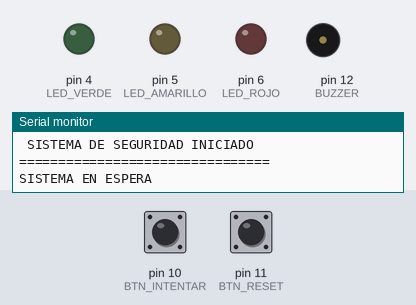
Bench run of a sketch on a simulated Arduino Uno, built with avr-gcc and run on an emulated ATmega328P. On the bench: output pins drawn as LEDs (lit = HIGH), buzzer (waves = sounding), the last lines printed to the serial monitor. The inputs (shaded band) are chosen by the test bench; at power-on: pin 10 (BTN_INTENTAR) HIGH, pin 11 (BTN_RESET) HIGH.

Above: at 1.2 s.
1.3 s: pin 10 (BTN_INTENTAR) pulled LOW for 0.15 s
At 2.5 s:
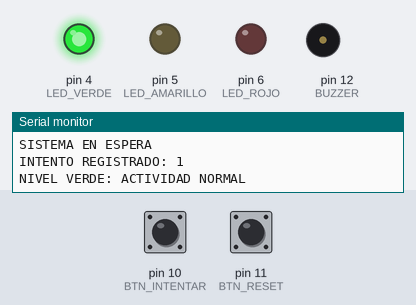
2.9 s: pin 11 (BTN_RESET) pulled LOW for 0.15 s
At 4.1 s:
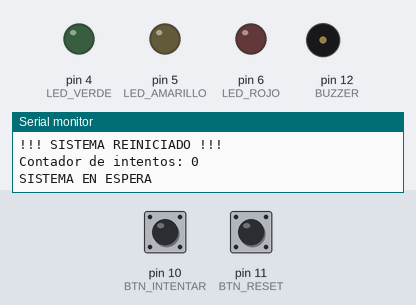
4.5 s: pin 10 (BTN_INTENTAR) pulled LOW for 1 s
At 5.0 s:
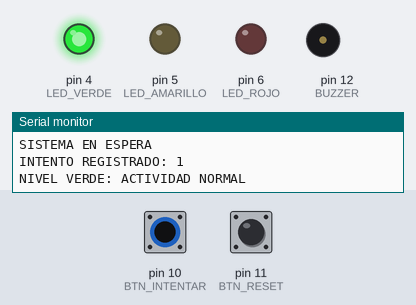
7.0 s: pin 11 (BTN_RESET) pulled LOW for 1 s
At 8.4 s:
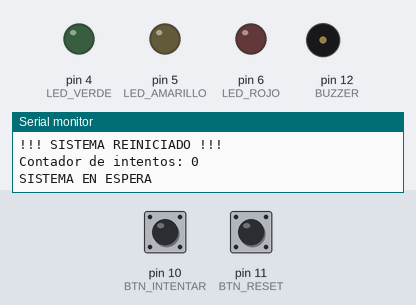
9.5 s: pin 10 (BTN_INTENTAR) pulsed LOW 5 times (0.12 s each, 0.3 s apart)
At 10.7 s:
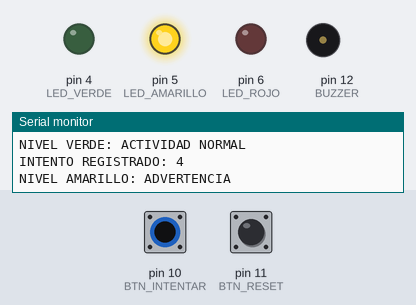
12.5 s: pin 10 (BTN_INTENTAR) pulsed LOW 2 times (0.12 s each, 0.3 s apart)
At 14.3 s:
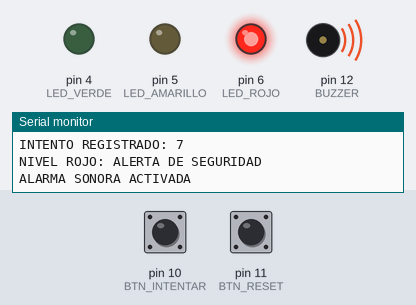
Timing chart, 0 to 15.6 s (numbered marks = the images above; inputs shaded):
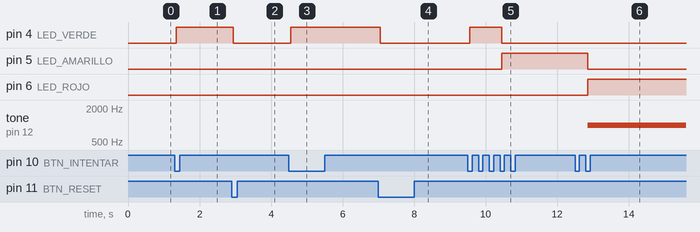

The sketch:

program.ino
```cpp
const int LED_VERDE = 4;
const int LED_AMARILLO = 5;
const int LED_ROJO = 6;

const int BTN_INTENTAR = 10;
const int BTN_RESET = 11;

const int BUZZER = 12;

int intentos = 0;

const int LIMITE_VERDE = 3;
const int LIMITE_AMARILLO = 6;
const int LIMITE_ROJO = 7;

// Variables para antirrebote
int estadoIntentar = HIGH;
int lecturaIntentar = HIGH;
unsigned long tiempoIntentar = 0;

int estadoReset = HIGH;
int lecturaReset = HIGH;
unsigned long tiempoReset = 0;

const unsigned long DEBOUNCE = 50;

// Detectar una pulsación
bool detectarPulsacion(
  int pin,
  int &estadoEstable,
  int &ultimaLectura,
  unsigned long &ultimoCambio
) {
  int lectura = digitalRead(pin);

  if (lectura != ultimaLectura) {
    ultimoCambio = millis();
    ultimaLectura = lectura;
  }

  if (millis() - ultimoCambio >= DEBOUNCE) {
    if (lectura != estadoEstable) {
      estadoEstable = lectura;

      if (estadoEstable == LOW) {
        return true;
      }
    }
  }

  return false;
}

// Actualizar LED y buzzer

void actualizarSistema() {
  // Apagar todas las salidas
  digitalWrite(LED_VERDE, LOW);
  digitalWrite(LED_AMARILLO, LOW);
  digitalWrite(LED_ROJO, LOW);

  noTone(BUZZER);

  if (intentos >= 1 && intentos <= 3) {
    digitalWrite(LED_VERDE, HIGH);
    Serial.println("NIVEL VERDE: ACTIVIDAD NORMAL");

  } else if (intentos >= 4 && intentos <= 6) {
    digitalWrite(LED_AMARILLO, HIGH);
    Serial.println("NIVEL AMARILLO: ADVERTENCIA");

  } else if (intentos >= 7) {
    digitalWrite(LED_ROJO, HIGH);
    tone(BUZZER, 1000);

    Serial.println("NIVEL ROJO: ALERTA DE SEGURIDAD");
    Serial.println("ALARMA SONORA ACTIVADA");

  } else {
    Serial.println("SISTEMA EN ESPERA");
  }
}


void setup() {
  pinMode(LED_VERDE, OUTPUT);
  pinMode(LED_AMARILLO, OUTPUT);
  pinMode(LED_ROJO, OUTPUT);

  pinMode(BTN_INTENTAR, INPUT_PULLUP);
  pinMode(BTN_RESET, INPUT_PULLUP);

  pinMode(BUZZER, OUTPUT);

  Serial.begin(9600);

  Serial.println("================================");
  Serial.println(" SISTEMA DE SEGURIDAD INICIADO");
  Serial.println("================================");

  actualizarSistema();
}

void loop() {

  bool resetPresionado = detectarPulsacion(
    BTN_RESET,
    estadoReset,
    lecturaReset,
    tiempoReset
  );

  bool intentarPresionado = detectarPulsacion(
    BTN_INTENTAR,
    estadoIntentar,
    lecturaIntentar,
    tiempoIntentar
  );

  // Reiniciar sistema
  if (resetPresionado) {
    intentos = 0;

    Serial.println();
    Serial.println("!!! SISTEMA REINICIADO !!!");
    Serial.println("Contador de intentos: 0");

    actualizarSistema();
  }

  // Registrar intento
  else if (intentarPresionado) {
    intentos++;

    Serial.println();
    Serial.print("INTENTO REGISTRADO: ");
    Serial.println(intentos);

    actualizarSistema();
  }
}
```

Measured:
- after the input at 1.3 s, pin 4 (LED_VERDE): LOW → HIGH after 0.05 s
- after the input at 2.9 s, pin 4 (LED_VERDE): HIGH → LOW after 0.05 s
- after the input at 4.5 s, pin 4 (LED_VERDE): LOW → HIGH after 0.05 s
- after the input at 7.0 s, pin 4 (LED_VERDE): HIGH → LOW after 0.05 s
- after the input at 9.5 s, pin 4 (LED_VERDE): LOW → HIGH after 0.05 s, → LOW 0.90 s later; pin 5 (LED_AMARILLO): LOW → HIGH after 0.95 s
- after the input at 12.5 s, pin 5 (LED_AMARILLO): HIGH → LOW after 0.35 s; pin 6 (LED_ROJO): LOW → HIGH after 0.35 s; tone on pin 12 (BUZZER): silent → 1000 Hz after 0.35 s
